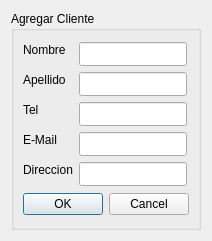
<?xml version="1.0" encoding="UTF-8"?>
<ui version="4.0">
 <class>DialogAgregarCliente</class>
 <widget class="QDialog" name="DialogAgregarCliente">
  <property name="geometry">
   <rect>
    <x>0</x>
    <y>0</y>
    <width>212</width>
    <height>241</height>
   </rect>
  </property>
  <property name="windowTitle">
   <string>Dialog</string>
  </property>
  <layout class="QGridLayout" name="gridLayout">
   <item row="0" column="0">
    <widget class="QGroupBox" name="groupBox">
     <property name="title">
      <string>Agregar Cliente</string>
     </property>
     <widget class="QLabel" name="label">
      <property name="geometry">
       <rect>
        <x>12</x>
        <y>31</y>
        <width>44</width>
        <height>16</height>
       </rect>
      </property>
      <property name="text">
       <string>Nombre</string>
      </property>
     </widget>
     <widget class="QLineEdit" name="lineEdit_Nombre">
      <property name="geometry">
       <rect>
        <x>68</x>
        <y>31</y>
        <width>108</width>
        <height>24</height>
       </rect>
      </property>
     </widget>
     <widget class="QLabel" name="label_2">
      <property name="geometry">
       <rect>
        <x>12</x>
        <y>61</y>
        <width>44</width>
        <height>16</height>
       </rect>
      </property>
      <property name="text">
       <string>Apellido</string>
      </property>
     </widget>
     <widget class="QLabel" name="label_3">
      <property name="geometry">
       <rect>
        <x>12</x>
        <y>91</y>
        <width>16</width>
        <height>16</height>
       </rect>
      </property>
      <property name="text">
       <string>Tel</string>
      </property>
     </widget>
     <widget class="QDialogButtonBox" name="buttonBox">
      <property name="geometry">
       <rect>
        <x>12</x>
        <y>181</y>
        <width>166</width>
        <height>24</height>
       </rect>
      </property>
      <property name="standardButtons">
       <set>QDialogButtonBox::StandardButton::Cancel|QDialogButtonBox::StandardButton::Ok</set>
      </property>
     </widget>
     <widget class="QLineEdit" name="lineEdit_Apellido">
      <property name="geometry">
       <rect>
        <x>68</x>
        <y>61</y>
        <width>108</width>
        <height>24</height>
       </rect>
      </property>
     </widget>
     <widget class="QLineEdit" name="lineEdit_Telefono">
      <property name="geometry">
       <rect>
        <x>68</x>
        <y>91</y>
        <width>108</width>
        <height>24</height>
       </rect>
      </property>
     </widget>
     <widget class="QLabel" name="label_4">
      <property name="geometry">
       <rect>
        <x>12</x>
        <y>121</y>
        <width>34</width>
        <height>16</height>
       </rect>
      </property>
      <property name="text">
       <string>E-Mail</string>
      </property>
     </widget>
     <widget class="QLineEdit" name="lineEdit_Email">
      <property name="geometry">
       <rect>
        <x>68</x>
        <y>121</y>
        <width>108</width>
        <height>24</height>
       </rect>
      </property>
     </widget>
     <widget class="QLineEdit" name="lineEdit_Direccion">
      <property name="geometry">
       <rect>
        <x>68</x>
        <y>151</y>
        <width>108</width>
        <height>24</height>
       </rect>
      </property>
     </widget>
     <widget class="QLabel" name="label_5">
      <property name="geometry">
       <rect>
        <x>12</x>
        <y>151</y>
        <width>50</width>
        <height>16</height>
       </rect>
      </property>
      <property name="text">
       <string>Direccion</string>
      </property>
     </widget>
    </widget>
   </item>
  </layout>
 </widget>
 <tabstops>
  <tabstop>lineEdit_Nombre</tabstop>
  <tabstop>lineEdit_Apellido</tabstop>
  <tabstop>lineEdit_Telefono</tabstop>
  <tabstop>lineEdit_Email</tabstop>
  <tabstop>lineEdit_Direccion</tabstop>
 </tabstops>
 <resources/>
 <connections/>
</ui>
